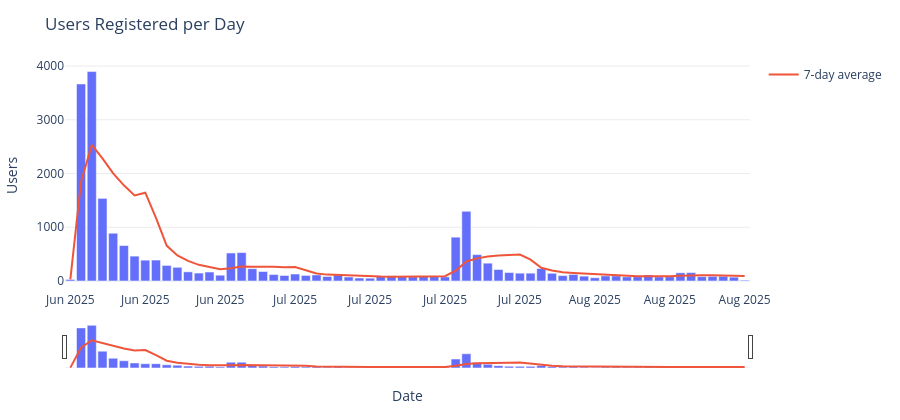

The code cell stored with this chart in its notebook:
### Markdown cell above
# No of Users registered per Date

This chart shows the number of users registered on each date using the `created_at` column.

### Code cell
date_series = pd.to_datetime(df['created_at'], errors='coerce')

counts = (
    pd.DataFrame({'date': date_series.dt.date})
      .dropna(subset=['date'])
      .groupby('date')
      .size()
      .reset_index(name='user_count')
      .sort_values('date')
)

counts['date'] = pd.to_datetime(counts['date'])
counts['rolling_7d'] = counts['user_count'].rolling(7, min_periods=1).mean()

fig = px.bar(
    counts, x='date', y='user_count',
    title='Users Registered per Day',
    labels={'date': 'Date', 'user_count': 'Users'},
    color_discrete_sequence=['#636EFA']
)

fig.add_scatter(
    x=counts['date'], y=counts['rolling_7d'],
    name='7-day average', mode='lines',
    line=dict(color='#EF553B', width=2)
)

fig.update_traces(hovertemplate='Date=%{x|%Y-%m-%d}<br>Users=%{y}')
fig.update_layout(
    hovermode='x unified', bargap=0.15,
    height=max(DEFAULT_HEIGHT, 420),
    xaxis=dict(title='Date', tickformat='%b %Y',
               showgrid=False, rangeslider=dict(visible=True)),
    yaxis=dict(title='Users', showgrid=True, gridcolor='rgba(0,0,0,0.08)')
)
fig.show()

save_plotly(fig, name='users_per_day', description='Number of users registered per day with 7-day rolling mean', friendly_name='Users Registered per Day')

### Figure 1 — Plotly figure (JSON) as saved in the notebook; plotly's stock layout.template omitted (floating-point values rounded to 4 significant figures)
{"data": [{"hovertemplate": "Date=%{x|%Y-%m-%d}<br>Users=%{y}", "legendgroup": "", "marker": {"color": "#636EFA", "pattern": {"shape": ""}}, "name": "", "orientation": "v", "showlegend": false, "textposition": "auto", "type": "bar", "x": ["2025-06-15T00:00:00", "2025-06-16T00:00:00", "2025-06-17T00:00:00", "2025-06-18T00:00:00", "2025-06-19T00:00:00", "2025-06-20T00:00:00", "2025-06-21T00:00:00", "2025-06-22T00:00:00", "2025-06-23T00:00:00", "2025-06-24T00:00:00", "2025-06-25T00:00:00", "2025-06-26T00:00:00", "2025-06-27T00:00:00", "2025-06-28T00:00:00", "2025-06-29T00:00:00", "2025-06-30T00:00:00", "2025-07-01T00:00:00", "2025-07-02T00:00:00", "2025-07-03T00:00:00", "2025-07-04T00:00:00", "2025-07-05T00:00:00", "2025-07-06T00:00:00", "2025-07-07T00:00:00", "2025-07-08T00:00:00", "2025-07-09T00:00:00", "2025-07-10T00:00:00", "2025-07-11T00:00:00", "2025-07-12T00:00:00", "2025-07-13T00:00:00", "2025-07-14T00:00:00", "2025-07-15T00:00:00", "2025-07-16T00:00:00", "2025-07-17T00:00:00", "2025-07-18T00:00:00", "2025-07-19T00:00:00", "2025-07-20T00:00:00", "2025-07-21T00:00:00", "2025-07-22T00:00:00", "2025-07-23T00:00:00", "2025-07-24T00:00:00", "2025-07-25T00:00:00", "2025-07-26T00:00:00", "2025-07-27T00:00:00", "2025-07-28T00:00:00", "2025-07-29T00:00:00", "2025-07-30T00:00:00", "2025-07-31T00:00:00", "2025-08-01T00:00:00", "2025-08-02T00:00:00", "2025-08-03T00:00:00", "2025-08-04T00:00:00", "2025-08-05T00:00:00", "2025-08-06T00:00:00", "2025-08-07T00:00:00", "2025-08-08T00:00:00", "2025-08-09T00:00:00", "2025-08-10T00:00:00", "2025-08-11T00:00:00", "2025-08-12T00:00:00", "2025-08-13T00:00:00", "2025-08-14T00:00:00", "2025-08-15T00:00:00", "2025-08-16T00:00:00", "2025-08-17T00:00:00"], "xaxis": "x", "y": [29, 3667, 3898, 1538, 889, 660, 463, 388, 390, 290, 255, 171, 148, 167, 108, 521, 529, 229, 177, 121, 103, 130, 104, 113, 84, 113, 75, 56, 52, 90, 96, 91, 82, 91, 92, 78, 816, 1298, 491, 332, 214, 158, 146, 146, 233, 144, 101, 122, 91, 61, 95, 95, 78, 82, 113, 78, 81, 153, 157, 82, 87, 89, 72, 15], "yaxis": "y"}, {"hovertemplate": "Date=%{x|%Y-%m-%d}<br>Users=%{y}", "line": {"color": "#EF553B", "width": 2}, "mode": "lines", "name": "7-day average", "type": "scatter", "x": ["2025-06-15T00:00:00", "2025-06-16T00:00:00", "2025-06-17T00:00:00", "2025-06-18T00:00:00", "2025-06-19T00:00:00", "2025-06-20T00:00:00", "2025-06-21T00:00:00", "2025-06-22T00:00:00", "2025-06-23T00:00:00", "2025-06-24T00:00:00", "2025-06-25T00:00:00", "2025-06-26T00:00:00", "2025-06-27T00:00:00", "2025-06-28T00:00:00", "2025-06-29T00:00:00", "2025-06-30T00:00:00", "2025-07-01T00:00:00", "2025-07-02T00:00:00", "2025-07-03T00:00:00", "2025-07-04T00:00:00", "2025-07-05T00:00:00", "2025-07-06T00:00:00", "2025-07-07T00:00:00", "2025-07-08T00:00:00", "2025-07-09T00:00:00", "2025-07-10T00:00:00", "2025-07-11T00:00:00", "2025-07-12T00:00:00", "2025-07-13T00:00:00", "2025-07-14T00:00:00", "2025-07-15T00:00:00", "2025-07-16T00:00:00", "2025-07-17T00:00:00", "2025-07-18T00:00:00", "2025-07-19T00:00:00", "2025-07-20T00:00:00", "2025-07-21T00:00:00", "2025-07-22T00:00:00", "2025-07-23T00:00:00", "2025-07-24T00:00:00", "2025-07-25T00:00:00", "2025-07-26T00:00:00", "2025-07-27T00:00:00", "2025-07-28T00:00:00", "2025-07-29T00:00:00", "2025-07-30T00:00:00", "2025-07-31T00:00:00", "2025-08-01T00:00:00", "2025-08-02T00:00:00", "2025-08-03T00:00:00", "2025-08-04T00:00:00", "2025-08-05T00:00:00", "2025-08-06T00:00:00", "2025-08-07T00:00:00", "2025-08-08T00:00:00", "2025-08-09T00:00:00", "2025-08-10T00:00:00", "2025-08-11T00:00:00", "2025-08-12T00:00:00", "2025-08-13T00:00:00", "2025-08-14T00:00:00", "2025-08-15T00:00:00", "2025-08-16T00:00:00", "2025-08-17T00:00:00"], "y": [29.0, 1848.0, 2531.0, 2283.0, 2004.0, 1780.0, 1592.0, 1643.0, 1175.0, 659.7, 476.4, 373.9, 300.7, 258.4, 218.4, 237.1, 271.3, 267.6, 268.4, 264.6, 255.4, 258.6, 199.0, 139.6, 118.9, 109.7, 103.1, 96.43, 85.29, 83.29, 80.86, 81.86, 77.43, 79.71, 84.86, 88.57, 192.3, 364.0, 421.1, 456.9, 474.4, 483.9, 493.6, 397.9, 245.7, 196.1, 163.1, 150.0, 140.4, 128.3, 121.0, 101.3, 91.86, 89.14, 87.86, 86.0, 88.86, 97.14, 106.0, 106.6, 107.3, 103.9, 103.0, 93.57]}], "layout": {"bargap": 0.15, "barmode": "relative", "height": 420, "hovermode": "x unified", "legend": {"tracegroupgap": 0}, "title": {"text": "Users Registered per Day"}, "xaxis": {"anchor": "y", "domain": [0, 1], "rangeslider": {"visible": true}, "showgrid": false, "tickformat": "%b %Y", "title": {"text": "Date"}}, "yaxis": {"anchor": "x", "domain": [0, 1], "gridcolor": "rgba(0,0,0,0.08)", "showgrid": true, "title": {"text": "Users"}}}}
